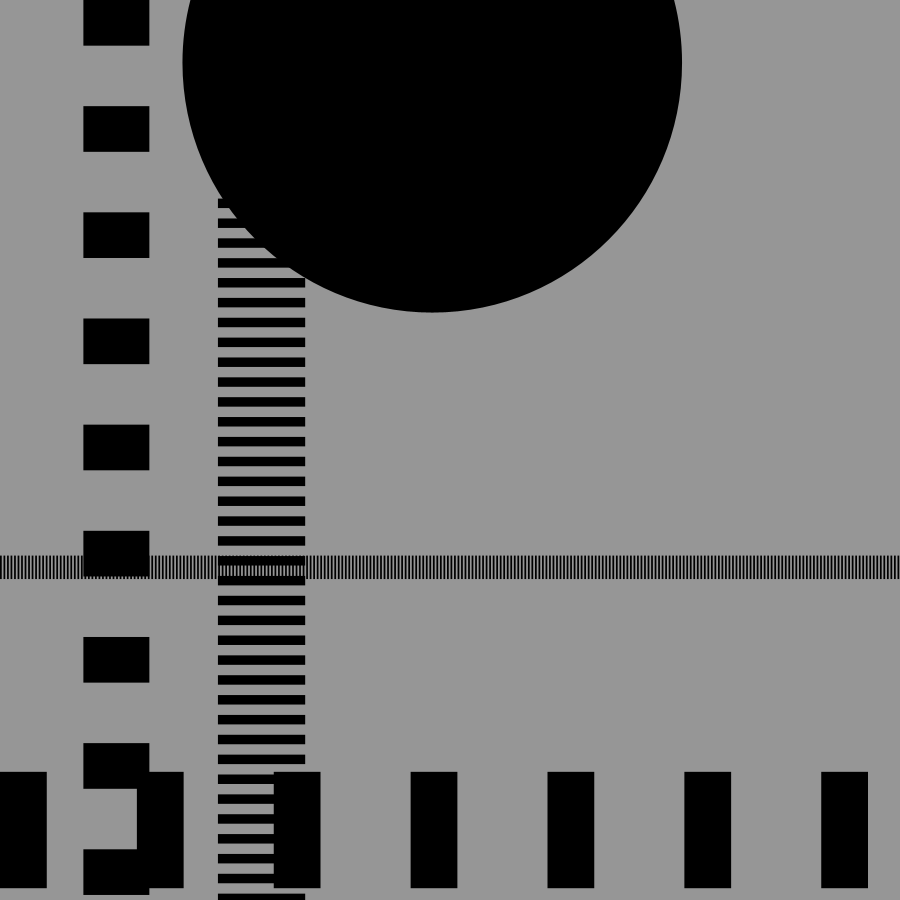
Frame 1 (no input)
Frame 60 (the mouse pressed at the canvas centre just before this capture): identical to frame 1, image omitted
Frame 120 (the mouse held since frame 60 and released just before this capture): identical to frame 1, image omitted

The Processing sketch that drew this single still picture (run headless with seeded random() and noise(); from frame 60 on, the mouse is pressed at the canvas centre):

// Processing sketch: sketch_200830a
// ── sketch_200830a.pde
void setup() {
  size(900, 900);
  background(150);
  fill(255);
  noStroke();
  float m = 0.2;
  while(m > 0.1) {
   makeRects(m);
   m *= 0.8;
  }
  
  setRandomFill();
  circle(random(width), random(height), random(600));
}

void draw() {
  
}

void setRandomFill() {
  if(random(100) < 50) {
   fill(0); 
  } else {
   fill(255); 
  }
}
void makeRects(float m) {
  float l = random(width * m);
  float w = random(height * m);
  float buf = random(0.5, 2);
  setRandomFill();
  if (l >= w) {
    float x = 0;
    float y = random(height);
    while (x < width) {
      rect(x, y, w, l);
      x += w + w * buf;
    }
  } else {
    float y = 0;
    float x = random(width);
    while (y < height) {
      rect(x, y, w, l);
      y += l + l * buf;
    }
  }
}
